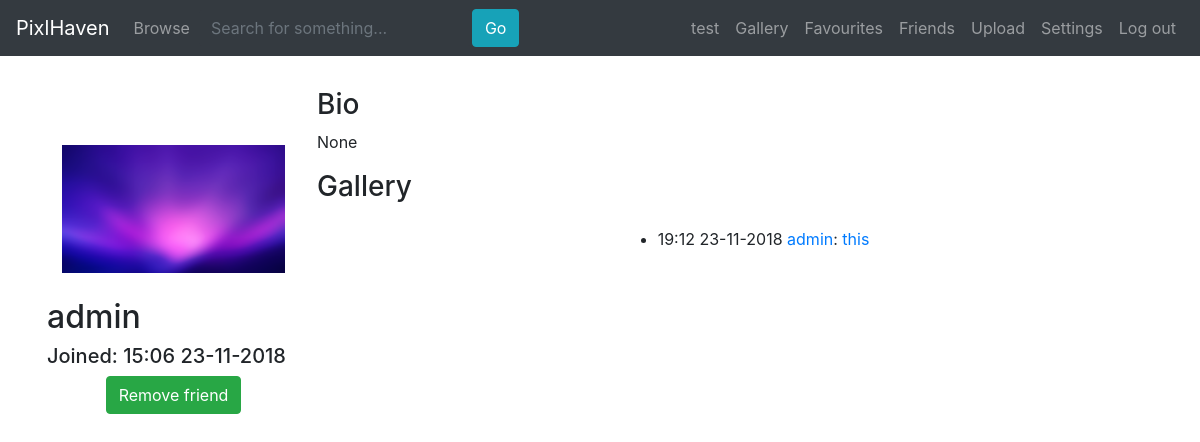
The app's page /user/admin (signed in) with its own data.
### tables this page shows
CREATE TABLE users (
            username TEXT NOT NULL,
            password TEXT NOT NULL,
            email TEXT NOT NULL,
            date_joined TEXT NOT NULL,
            rank INTEGER DEFAULT 0,
            description TEXT,
            PRIMARY KEY (username)
        );

CREATE TABLE gallery (
            username TEXT NOT NULL,
            date_uploaded TEXT NOT NULL,
            title TEXT NOT NULL,
            description TEXT,
            PRIMARY KEY (username, date_uploaded),
            FOREIGN KEY (username) REFERENCES users (username)
        );

### main.py (the view)
@app.route('/user/<urluser>')
def user(urluser=None):
    page_user = get_user(urluser)
    if not page_user:
        return redirect(url_for('home'))
    friends = None
    if logged_in():
        friends = database.get_friends(get_user()['username'])
    return render_template('user.html', pagetitle=urluser, user=get_user(), page_user=page_user, pictures=get_pictures(urluser), friends=friends)

### database.py (called while the page is built)
def get_user(username):
    table_get_user = 'SELECT username, password, email, date_joined, rank, description FROM users WHERE username = ?;'
    conn = sqlite3.connect(db_file)
    cur = conn.cursor()
    cur.execute(table_get_user, [username])
    u = cur.fetchone()
    cur.close()
    conn.commit()
    conn.close()
    if not u:
        return None
    return {
        'username': u[0],
        'password': u[1],
        'email': u[2],
        'date_joined': u[3],
        'rank': u[4],
        'description': u[5]
    }

def get_friends(username):
    table_get_friends = 'SELECT friend FROM friends WHERE username = ? ORDER BY date_added DESC;'
    conn = sqlite3.connect(db_file)
    cur = conn.cursor()
    cur.execute(table_get_friends, [username])
    friends = cur.fetchall()
    cur.close()
    conn.commit()
    conn.close()
    if not friends:
        return None
    output = []
    for f in friends:
        output.append(f[0])
    return output

def get_pictures(username=None):
    table_get_pictures = 'SELECT username, date_uploaded, title, description FROM gallery '
    if username:
        table_get_pictures += 'WHERE username = ? '
    table_get_pictures += 'ORDER BY date_uploaded DESC LIMIT 50;'
    conn = sqlite3.connect(db_file)
    cur = conn.cursor()
    if username:
        cur.execute(table_get_pictures, [username])
    else:
        cur.execute(table_get_pictures)
    pictures = cur.fetchall()
    cur.close()
    conn.commit()
    conn.close()
    if not pictures:
        return None
    output = []
    for p in pictures:
        output.append({
            'author': p[0],
            'date_uploaded': p[1],
            'title': p[2],
            'description': p[3]
        })
    return output

### main.py (called while the page is built)
def get_formatted_time(etime):
    return datetime.utcfromtimestamp(etime).strftime('%H:%M %d-%m-%Y')

def get_epoch_time(ftime):
    return time.mktime(time.strptime(ftime, '%Y%m%d%H%M%S'))

def logged_in():
    return 'username' in session

### templates/user.html (shortened to what this page needs)
{% extends 'base.html' %}
{% block content %}
<div class="centre row">
    <div class="col form-centre">
        <div class="avatar avatar-medium row">
            <img src="{{ page_user['avatar'] }}">
        </div>
        <h2 class="row">{{ page_user['username'] }}</h2>
        <h5 class="row">Joined: {{ page_user['date_joined_formatted'] }}</h5>
        {% if not user %}
        <a href="{{ url_for('login') }}"><button class="btn btn-success">Add friend</button></a>
        {% else %}
        {% if user['username'] != page_user['username'] %}
        {% if not friends or friends and page_user['username'] not in friends %}
        <a href="{{ url_for('add_friend', urluser=page_user['username']) }}"><button class="btn btn-success">Add friend</button></a>
        {% else %}
        {% if friends and page_user['username'] in friends %}
        <a href="{{ url_for('remove_friend', urluser=page_user['username']) }}"><button class="btn btn-success">Remove friend</button></a>
        {% endif %}
        {% endif %}
        {% endif %}
        {% endif %}
    </div>
    <div class="col">
        <h3 class="row">Bio</h3>
        <p class="row">{{ page_user['description'] }}</p>
        <h3 class="row">Gallery</h3>
        {% if pictures %}
        <div class="col centre">
            <div class="row settings-centre">
                <ul>
                    {% for p in pictures %}
                    <li>{{ p['date_uploaded_formatted'] }} <a href="{{ url_for('user', urluser=p['author']) }}">{{ p['author'] }}</a>: <a href="{{ url_for('picture', urluser=p['author'], urltitle=p['date_uploaded']) }}">{{ p['title'] }}</a></li>
                    {% endfor %}
                </ul>
            </div>
        </div>
        {% else %}
        <p class="row">This user hasn't uploaded anything yet...</p>
        {% endif %}
    </div>
</div>
{% endblock %}

### templates/base.html (shortened to what this page needs)
<!DOCTYPE html>
<html>
	<head>
		<link rel="stylesheet" href="https://stackpath.bootstrapcdn.com/bootstrap/4.1.3/css/bootstrap.min.css">
		<link rel="stylesheet" href="{{ url_for('static', filename='css/base.css') }}">
	</head>
	<body>
		<nav class="navbar navbar-expand-lg navbar-dark bg-dark">
			<a class="navbar-brand" href="{{ url_for('home') }}">PixlHaven</a>
			<div class="collapse navbar-collapse" id="navbarSupportedContent">
				<ul class="navbar-nav mr-auto">
					<a class="nav-link" href="{{ url_for('browse') }}">Browse</a>
					<form class="navbar-form navbar-left form-inline my-2 my-lg-0" action="/search/" method="post" name="form">
						<div class="form-group">
							<input type="text" class="btn-dark form-search form-control" name="search" id="search" placeholder="Search for something...">
						</div>
						<button type="submit" name="submit" id="submit" class="btn btn-info">Go</button>
					</form>
				</ul>
				<ul class="navbar-nav">
					{% if user %}
					<a class="nav-link" href="{{ url_for('user', urluser=user['username']) }}">{{ user['username'] }}</a>
					<a class="nav-link" href="{{ url_for('gallery', urluser=user['username']) }}">Gallery</a>
					<a class="nav-link" href="{{ url_for('favourites', urluser=user['username']) }}">Favourites</a>
					<a class="nav-link" href="{{ url_for('friends', urluser=user['username']) }}">Friends</a>
					<a class="nav-link" href="{{ url_for('upload') }}">Upload</a>
					<a class="nav-link" href="{{ url_for('settings') }}">Settings</a>
					<a class="nav-link" href="{{ url_for('logout') }}">Log out</a>
					{% else %}
					<a class="nav-link" href="{{ url_for('login') }}">Log in</a>
					<a class="nav-link" href="{{ url_for('register') }}">Register</a>
					{% endif %}
				</ul>
			</div>
		</nav>
		<main role="main" class="container">
			{% block content %}
			{% endblock %}
		</main>
	</body>
</html>

### static/css/base.css (style rules this page uses)
main { margin: 32px }
.avatar { margin: 25px auto; overflow: hidden; position: relative; }
.avatar img { height: 100%; left: 50%; position: absolute; top: 50%; transform: translate(-50%, -50%); }
.avatar-medium { height: 128px; widows: 128px; }
.centre { text-align: center; }
.form-centre { display: inline-block; margin: 16px; max-width: 255px; padding: 16px; }
.settings-centre { display: inline-block; margin: 8px; max-width: 511px; padding: 8px; }

### records on screen
users: username "test"
users: username "admin"
gallery: date_uploaded_formatted "19:12 23-11-2018", author "admin", title "this"

### other values on screen
{{ page_user['date_joined_formatted'] }} "15:06 23-11-2018"
{{ page_user['description'] }} "None"
